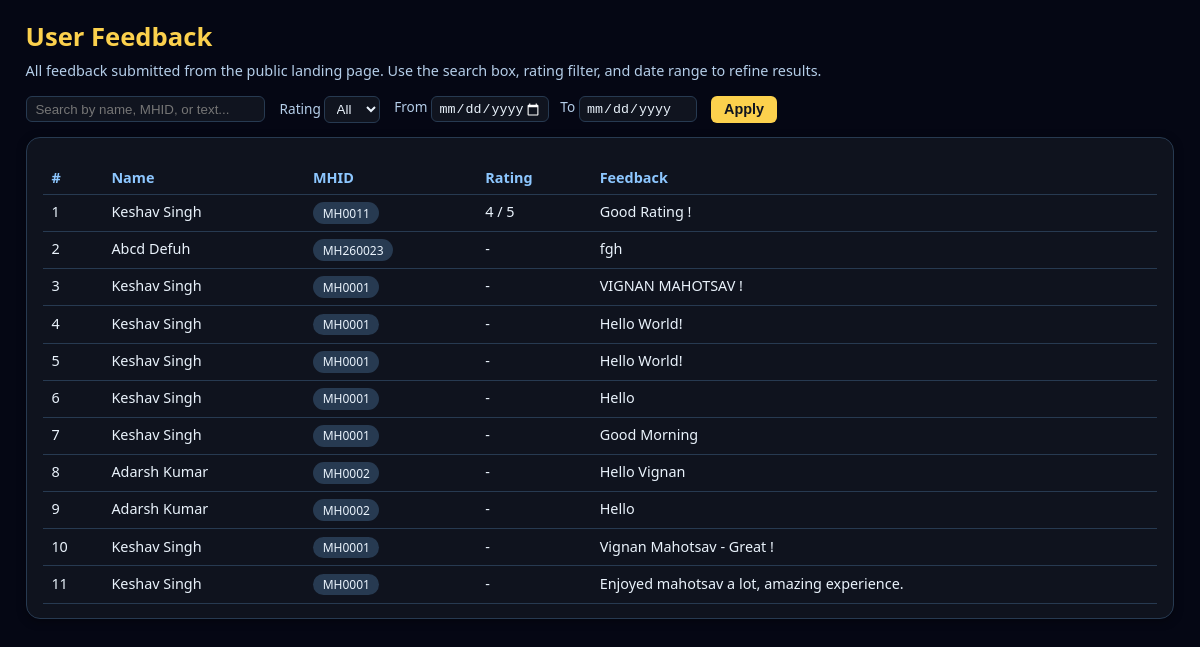
The page /admin/view_feedback.php (signed in) on the database its author committed.
### tables this page shows
CREATE TABLE `feedback` (
  `id` int(11) NOT NULL,
  `name` varchar(100) NOT NULL,
  `mhid` varchar(20) NOT NULL,
  `feedback` text NOT NULL,
  `rating` tinyint(4) NOT NULL DEFAULT 0,
  `created_at` timestamp NOT NULL DEFAULT current_timestamp()
);

### admin/view_feedback.php (the view, shortened to what this page needs)
<?php
require_once __DIR__ . '/../config/config.php';
$search = trim($_GET['q'] ?? '');
$fromDate = trim($_GET['from_date'] ?? '');
$toDate = trim($_GET['to_date'] ?? '');
$params = [];
$sql = "SELECT name, mhid, feedback, rating, created_at FROM feedback WHERE 1=1";
$sql .= " ORDER BY rating DESC, created_at DESC, mhid ASC";
$stmt = $pdo->prepare($sql);
$stmt->execute($params);
$rows = $stmt->fetchAll(PDO::FETCH_ASSOC);
?>
<!DOCTYPE html>
<html lang="en">
<head>
  <link rel="stylesheet" href="../assets/css/mobile-fix.css">
</head>
<body>
  <div class="page-title">User Feedback</div>
  <div class="subtext">All feedback submitted from the public landing page. Use the search box, rating filter, and date range to refine results.</div>
  <div class="toolbar">
    <form class="search-box" method="get">
      <input type="text" name="q" placeholder="Search by name, MHID, or text..." value="<?php echo htmlspecialchars($search); ?>">
      <label style="margin-left:0.5rem;font-size:0.85rem;color:#b5cee9;">Rating
        <select name="rating" style="background:#10141f;border:1px solid #273A51;border-radius:6px;padding:0.25rem 0.45rem;color:#eaf3fc;">
          <option value="">All</option>
        </select>
      </label>
      <label style="margin-left:0.5rem;font-size:0.85rem;color:#b5cee9;">From
        <input type="date" name="from_date" value="<?php echo htmlspecialchars($fromDate); ?>" style="background:#10141f;border:1px solid #273A51;border-radius:6px;padding:0.2rem 0.4rem;color:#eaf3fc;">
      </label>
      <label style="margin-left:0.3rem;font-size:0.85rem;color:#b5cee9;">To
        <input type="date" name="to_date" value="<?php echo htmlspecialchars($toDate); ?>" style="background:#10141f;border:1px solid #273A51;border-radius:6px;padding:0.2rem 0.4rem;color:#eaf3fc;">
      </label>
      <button type="submit" class="btn" style="margin-left:0.5rem;">Apply</button>
    </form>
  </div>
  <div class="card">
    <?php if (!$rows): ?>
      <p style="color:#b5cee9; font-size:0.9rem;">No feedback available.</p>
    <?php else: ?>
      <table>
        <thead>
          <tr>
            <th>#</th>
            <th>Name</th>
            <th>MHID</th>
            <th>Rating</th>
            <th>Feedback</th>
          </tr>
        </thead>
        <tbody>
          <?php $i=1; foreach ($rows as $r): ?>
            <tr>
              <td><?php echo $i++; ?></td>
              <td><?php echo htmlspecialchars($r['name']); ?></td>
              <td><span class="pill"><?php echo htmlspecialchars($r['mhid']); ?></span></td>
              <td>
                <?php
                  $ratingVal = isset($r['rating']) ? (int)$r['rating'] : 0;
                  echo $ratingVal > 0 ? ($ratingVal . ' / 5') : '-';
                ?>
              </td>
              <td class="fb-text"><?php echo nl2br(htmlspecialchars($r['feedback'])); ?></td>
            </tr>
          <?php endforeach; ?>
        </tbody>
      </table>
    <?php endif; ?>
  </div>
</body>
</html>

### admin/view_feedback.php (style rules this page uses)
body { margin: 0; padding: 1.2rem 1.6rem; background: #050714; color: #eaf3fc; font-family: 'Segoe UI', Tahoma, Geneva, Verdana, sans-serif; }
.page-title { font-size: 1.6rem; font-weight: 700; color: #fcd14d; margin-bottom: 0.4rem; }
.subtext { color:#b5cee9; font-size:0.9rem; margin-bottom:1rem; }
.toolbar { display:flex; flex-wrap:wrap; gap:0.6rem; margin-bottom:0.9rem; align-items:center; justify-content:space-between; }
.search-box { display:flex; gap:0.4rem; align-items:center; }
.search-box input[type="text"] { background:#10141f; border:1px solid #273A51; border-radius:6px; padding:0.3rem 0.55rem; color:#eaf3fc; min-width:220px; }
.btn { background:#fcd14d; color:#10141f; border:none; border-radius:6px; padding:0.35rem 0.8rem; font-size:0.9rem; font-weight:600; cursor:pointer; }
.card { background: rgba(16,20,31,0.96); border-radius: 14px; border: 1px solid #273A51; padding: 0.9rem 1rem; box-shadow: 0 2px 10px rgba(0,0,0,0.4); }
table { width:100%; border-collapse:collapse; margin-top:0.5rem; font-size:0.9rem; }
th, td { padding:0.45rem 0.55rem; border-bottom:1px solid #273A51; text-align:left; vertical-align:top; }
th { color:#8dc7ff; font-weight:600; }
.fb-text { max-width:520px; white-space:pre-wrap; }
.pill { display:inline-block; padding:0.15rem 0.6rem; border-radius:999px; font-size:0.75rem; background:#273A51; color:#eaf3fc; }
input[type="date"][disabled] { cursor: not-allowed; }

### rows shown on the page
feedback: name "Keshav Singh", mhid "MH0011", rating "4", feedback "Good Rating !"
feedback: name "Abcd Defuh", mhid "MH260023", feedback "fgh"
feedback: name "Keshav Singh", mhid "MH0001", feedback "VIGNAN MAHOTSAV !"
feedback: name "Keshav Singh", mhid "MH0001", feedback "Hello World!"
feedback: name "Keshav Singh", mhid "MH0001", feedback "Hello World!"
feedback: name "Keshav Singh", mhid "MH0001", feedback "Hello"
feedback: name "Keshav Singh", mhid "MH0001", feedback "Good Morning"
feedback: name "Adarsh Kumar", mhid "MH0002", feedback "Hello Vignan"
feedback: name "Adarsh Kumar", mhid "MH0002", feedback "Hello"
feedback: name "Keshav Singh", mhid "MH0001", feedback "Vignan Mahotsav - Great !"
feedback: name "Keshav Singh", mhid "MH0001", feedback "Enjoyed mahotsav a lot, amazing experience."
